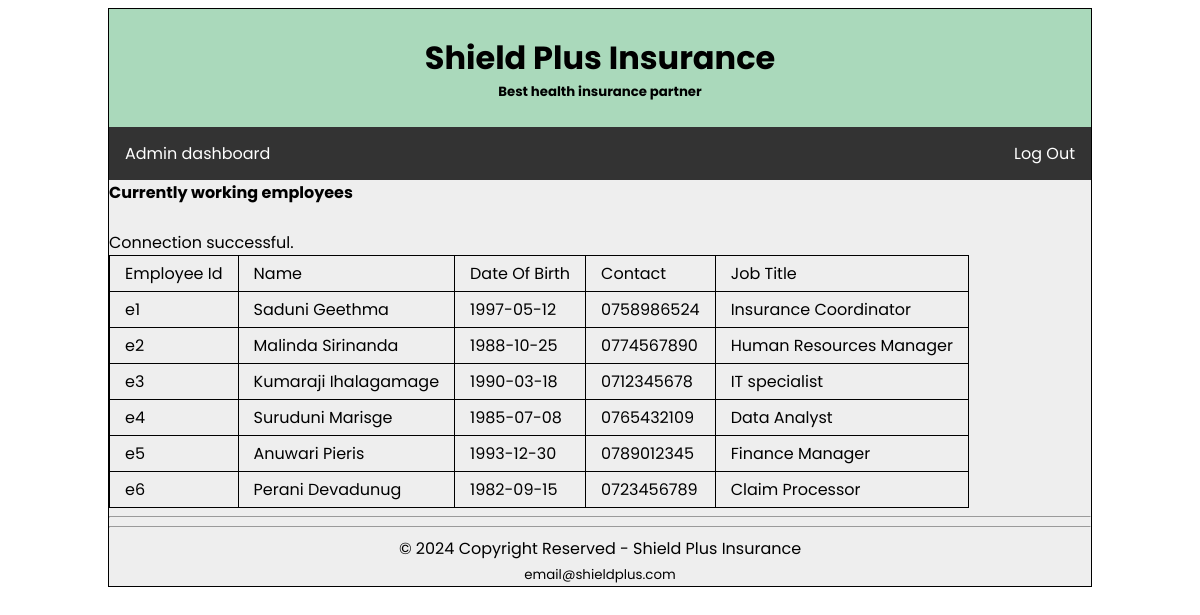
The app's page /employee/read-emp.php with its own data.
### tables this page shows
create table employee (
	employeeId VARCHAR(10) not null,
    employeeName varchar(30) not null,
    dob date not null,
    contact varchar(10) not null,
    jobTitle varchar(30) not null,
    
    constraint employee_pk primary key(employeeId)
);

### employee/read-emp.php (the view, shortened to what this page needs)
<!DOCTYPE html>
<html>
<head>
	<link rel="stylesheet" type="text/css" href="add-emp.css">
</head>
<body>
	<div class="main-container">
        <div class="head"><br>
	    <h1>Shield Plus Insurance</h1>
	    <h5>Best health insurance partner</h5> <br>
        </div>
        <ul class="nav1">
            <li class="nav1"><a href="../admin.php">Admin dashboard</a></li>
            <li class="nav2"><a href="../logout.php">Log Out</a></li>
        </ul>
        <div class="view-employee">
            <div><b>Currently working employees</b></div> <br>
                <?php
                require_once '../inc/connection.php';
                $sql = "SELECT * FROM employee ORDER BY employeeId ASC";
                $result = $connection->query($sql);
                if(!$result){
                    die("Invalid query or no results found!");
                }else{
                    echo '<div class="center-table">';
                    echo "<table>";
                    echo "<tr><td>Employee Id</td> <td>Name</td> <td>Date Of Birth</td> <td>Contact</td> <td>Job Title</td></tr>";
                    while($row=$result->fetch_assoc()){
                        echo "<tr>";
                        echo "<td>".$row['employeeId']."</td>";
                        echo "<td>".$row['employeeName']."</td>";
                        echo "<td>".$row['dob']."</td>";
                        echo "<td>".$row['contact']."</td>";
                        echo "<td>".$row['jobTitle']."</td>";
                        echo "</tr>";
                    }
                    echo "</table>";
                    echo '</div>';
                }
                ?>
                <hr>
            </div>
        <footer>
            <hr>
            &copy; 2024 Copyright Reserved - Shield Plus Insurance <br>
            <small>email@shieldplus.com</small>
        </footer>
	</div>
</body>
</html>

### employee/add-emp.css (style rules this page uses)
.main-container { font-family: 'poppins'; border: 1px solid black; margin: 0px 100px 10px 100px; background-color: #EEEEEE; }
.head h1 { text-align: center; margin-bottom: 0px; margin-top: 0px; }
.head h5 { margin-top: 0px; margin-bottom: 0px; text-align: center; }
.head { background-color: #AAD9BB; }
ul { list-style-type: none; margin:auto; padding: 0; overflow: hidden; background-color: #333; }
li.nav1 { float: left; }
li.nav2 { float: right; }
li a { display: block; color: white; text-align: center; padding: 14px 16px; text-decoration: none; }
footer, footer small { text-align: center; }

### employee/read-emp.php (style rules this page uses)
table, th,td { padding: 5px 15px; border: 1px solid black; border-collapse: collapse; }

### records on screen
employee: employeeId "e1", employeeName "Saduni Geethma", dob "1997-05-12", contact "0758986524", jobTitle "Insurance Coordinator"
employee: employeeId "e2", employeeName "Malinda Sirinanda", dob "1988-10-25", contact "0774567890", jobTitle "Human Resources Manager"
employee: employeeId "e3", employeeName "Kumaraji Ihalagamage", dob "1990-03-18", contact "0712345678", jobTitle "IT specialist"
employee: employeeId "e4", employeeName "Suruduni Marisge", dob "1985-07-08", contact "0765432109", jobTitle "Data Analyst"
employee: employeeId "e5", employeeName "Anuwari Pieris", dob "1993-12-30", contact "0789012345", jobTitle "Finance Manager"
employee: employeeId "e6", employeeName "Perani Devadunug", dob "1982-09-15", contact "0723456789", jobTitle "Claim Processor"
